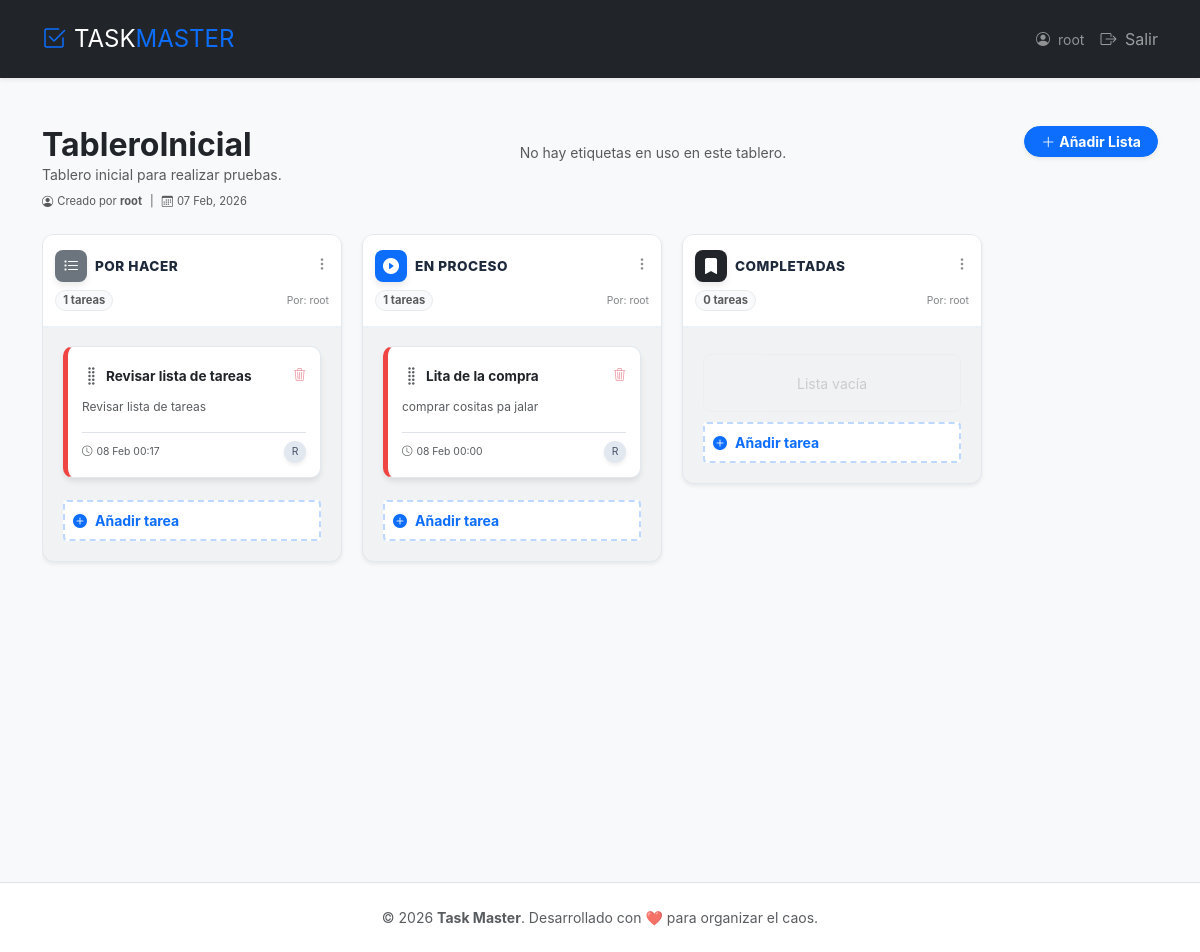
The page /boards/1/ (signed in) on the database as committed earlier.
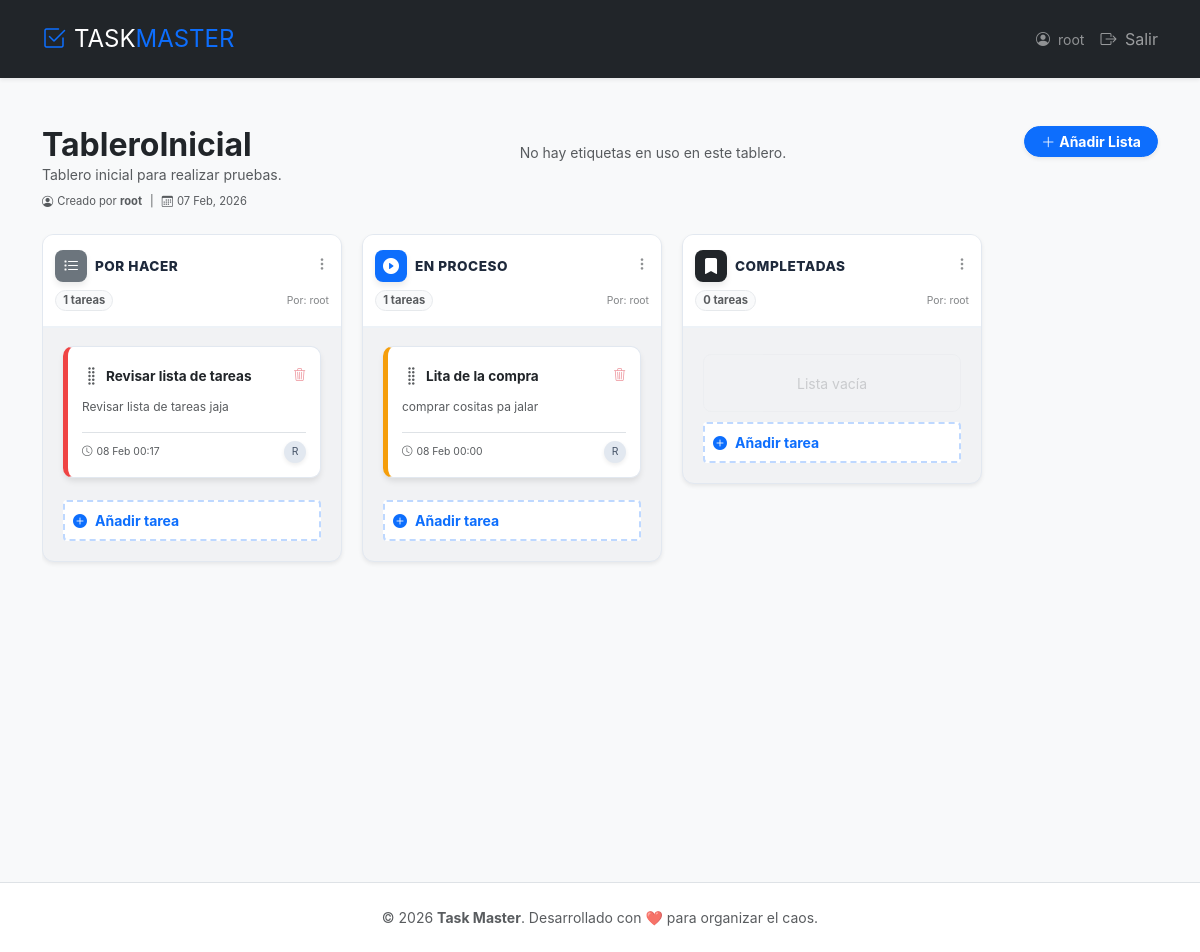
The same page on the database as committed later.
### boards/models.py (models this page shows, shortened)
class Task(models.Model):
    PRIORITY_CHOICES = [
        ("low", "Baja"),
        ("medium", "Media"),
        ("high", "Alta"),
    ]
    task_list = models.ForeignKey(
        TaskList, on_delete=models.CASCADE, related_name="tasks"
    )
    title = models.CharField(max_length=200)
    description = models.TextField(blank=True)
    assigned_to = models.ForeignKey(
        User, on_delete=models.SET_NULL, null=True, blank=True
    )
    priority = models.CharField(
        max_length=10, choices=PRIORITY_CHOICES, default="medium"
    )
    due_date = models.DateTimeField(null=True, blank=True)
    position = models.PositiveIntegerField(default=0)
    created_at = models.DateTimeField(auto_now_add=True)
    tags = models.ManyToManyField(Tag, blank=True, related_name="tasks")
    class Meta:
        ordering = ["position"]

### boards/views.py (the view)
# urls.py: path("<int:pk>/", views.BoardDetailView.as_view(), name="board_detail"),
class BoardDetailView(LoginRequiredMixin, DetailView):
    model = Board
    template_name = "boards/board_detail.html"
    context_object_name = "board"
    def get_object(self, queryset=None):
        board = super().get_object(queryset)
        if board.owner != self.request.user:
            raise PermissionDenied
        return board
    def get_context_data(self, **kwargs):
        context = super().get_context_data(**kwargs)
        board = self.get_object()
        board_tags = (
            Tag.objects.filter(tasks__task_list__board=board)
            .annotate(num_tasks=Count("tasks", filter=Q(tasks__task_list__board=board)))
            .distinct()
        )
        context["board_tags"] = board_tags
        context["tags"] = Tag.objects.all()  # Para el modal de añadir/editar
        return context

### templates/boards/board_detail.html (shortened to what the changed rows need)
{% extends "layout.html" %}
{% load static %}
{% block content %}
<div class="mb-4">
    <div class="d-flex justify-content-between align-items-start mb-2">
        <div>
            <h2 class="fw-bold text-dark mb-0">{{ board.title }}</h2>
        </div>
    </div>
</div>
<div class="kanban-wrapper">
    {% for list in board.lists.all %}
    <div class="kanban-column shadow-sm">
        <div class="kanban-column-header">
            <div class="d-flex justify-content-between align-items-start mb-2">
                <div class="d-flex align-items-center">
                    <div class="icon-box rounded-3 me-2 d-flex align-items-center justify-content-center text-white
                        {% if 'hacer' in list.title|lower or 'pendient' in list.title|lower %}bg-secondary
                        {% elif 'proces' in list.title|lower or 'haciendo' in list.title|lower %}bg-primary
                        {% elif 'hecho' in list.title|lower or 'termin' in list.title|lower %}bg-success
                        {% else %}bg-dark{% endif %}">
                        <i class="bi
                            {% if 'hacer' in list.title|lower or 'pendient' in list.title|lower %}bi-list-task
                            {% elif 'proces' in list.title|lower or 'haciendo' in list.title|lower %}bi-play-circle-fill
                            {% elif 'hecho' in list.title|lower or 'termin' in list.title|lower %}bi-check-circle-fill
                            {% else %}bi-bookmark-fill{% endif %}">
                        </i>
                    </div>
                    <h6 class="column-title mb-0">{{ list.title|upper }}</h6>
                </div>
                <div class="dropdown">
                    <button class="btn btn-sm border-0 opacity-50 p-0" data-bs-toggle="dropdown">
                        <i class="bi bi-three-dots-vertical"></i>
                    </button>
                </div>
            </div>
            <div class="d-flex align-items-center justify-content-between opacity-75">
                <span class="badge rounded-pill bg-light text-dark border extra-small">
                    {{ list.tasks.count }} tareas
                </span>
                <span class="text-muted" style="font-size: 0.65rem;">
                    Por: {{ list.creator.username|default:board.owner.username }}
                </span>
            </div>
        </div>
        <div class="tasks-container px-2">
            {% for task in list.tasks.all %}
            <div class="task-card prio-{{ task.priority }}"
                    data-taskid="{{ task.id }}"
                    data-title="{{ task.title }}"
                    data-desc="{{ task.description|default:'' }}"
                    data-prio="{{ task.priority }}"
                    data-date="{{ task.due_date|date:'Y-m-d\TH:i' }}"
                    data-bs-toggle="modal"
                    data-bs-target="#taskModal"
                    data-tags="{% for tag in task.tags.all %}{{ tag.id }}{% if not forloop.last %},{% endif %}{% endfor %}"
                    style="cursor: pointer;">
                <div class="d-flex justify-content-between align-items-start mb-2">
                    <div class="d-flex align-items-center overflow-hidden">
                        <i class="bi bi-grip-vertical text-muted fs-5 me-1" style="cursor: grab;"></i>
                        <h6 class="mb-0 fw-bold text-dark text-truncate" style="font-size: 0.85rem;">
                            {{ task.title }}
                        </h6>
                    </div>
                    <form action="{% url 'boards:delete_task' task.id %}" method="post"
                        onsubmit="return confirm('¿Eliminar la tarea?');" class="ms-2">
                        <button type="submit" class="btn-delete-task text-danger p-0 border-0 bg-transparent opacity-50">
                            <i class="bi bi-trash3" style="font-size: 0.8rem;"></i>
                        </button>
                    </form>
                </div>
                {% if task.description %}
                    <p class="text-muted mb-3 text-truncate-2" style="font-size: 0.75rem; line-height: 1.4;">
                        {{ task.description }}
                    </p>
                {% endif %}
                <div class="d-flex justify-content-between align-items-center pt-2 border-top">
                    <div class="d-flex align-items-center text-muted" style="font-size: 0.65rem;">
                        <i class="bi bi-clock me-1"></i>
                        {{ task.due_date|date:"d M H:i"|default:"Sin fecha" }}
                    </div>
                    {% if task.assigned_to %}
                        <div class="user-avatar-mini shadow-sm" title="Asignado a {{ task.assigned_to.username }}">
                            {{ task.assigned_to.username|slice:":1"|upper }}
                        </div>
                    {% endif %}
                </div>
            </div>
            {% empty %}
                <div class="text-center py-3 border border-dashed rounded-3 opacity-25 mt-2">
                    <small class="text-muted italic">Lista vacía</small>
                </div>
            {% endfor %}
        </div>
        <div class="p-2 mt-auto">
            <button class="btn btn-sm w-100 text-start open-task-modal border-dashed py-2 fw-bold text-primary bg-white"
                    style="border: 2px dashed #0d6efd44; transition: all 0.2s ease;"
                    data-bs-toggle="modal"
                    data-bs-target="#taskModal"
                    data-listid="{{ list.id }}">
                <i class="bi bi-plus-circle-fill me-2"></i>Añadir tarea
            </button>
        </div>
    </div>
    {% empty %}
    <div class="col-12 text-center py-5">
        <i class="bi bi-kanban display-1 text-muted opacity-25"></i>
        <p class="text-muted mt-3">No hay listas en este tablero.</p>
    </div>
    {% endfor %}
</div>
{% endblock %}

Rows that differ between the two databases and show on the page:
changed Task "Revisar lista de tareas": description "Revisar lista de tareas" → "Revisar lista de tareas jaja"
changed Task "Lita de la compra": priority "high" → "medium" (drawn)
